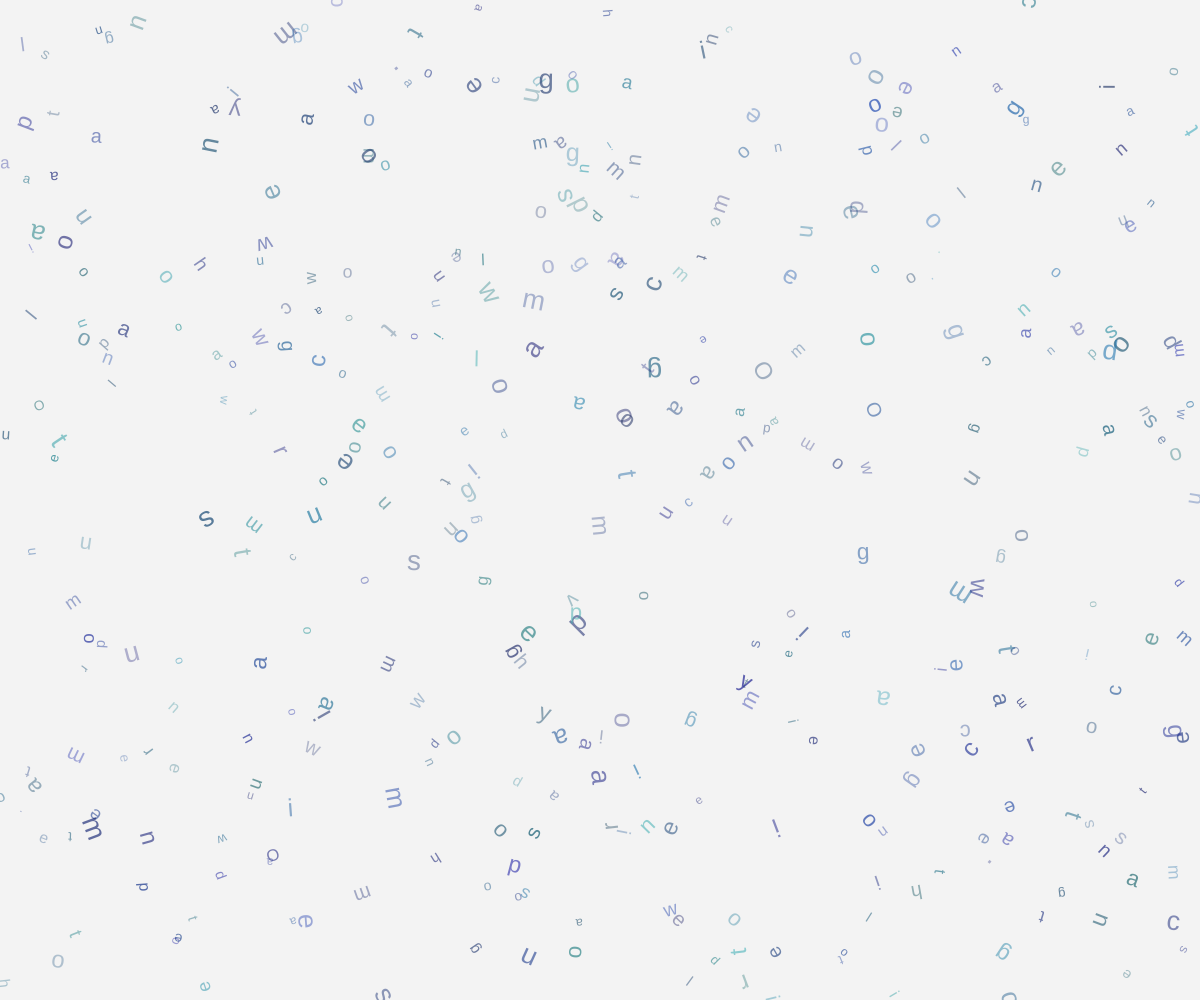
Frame 1 (no input)
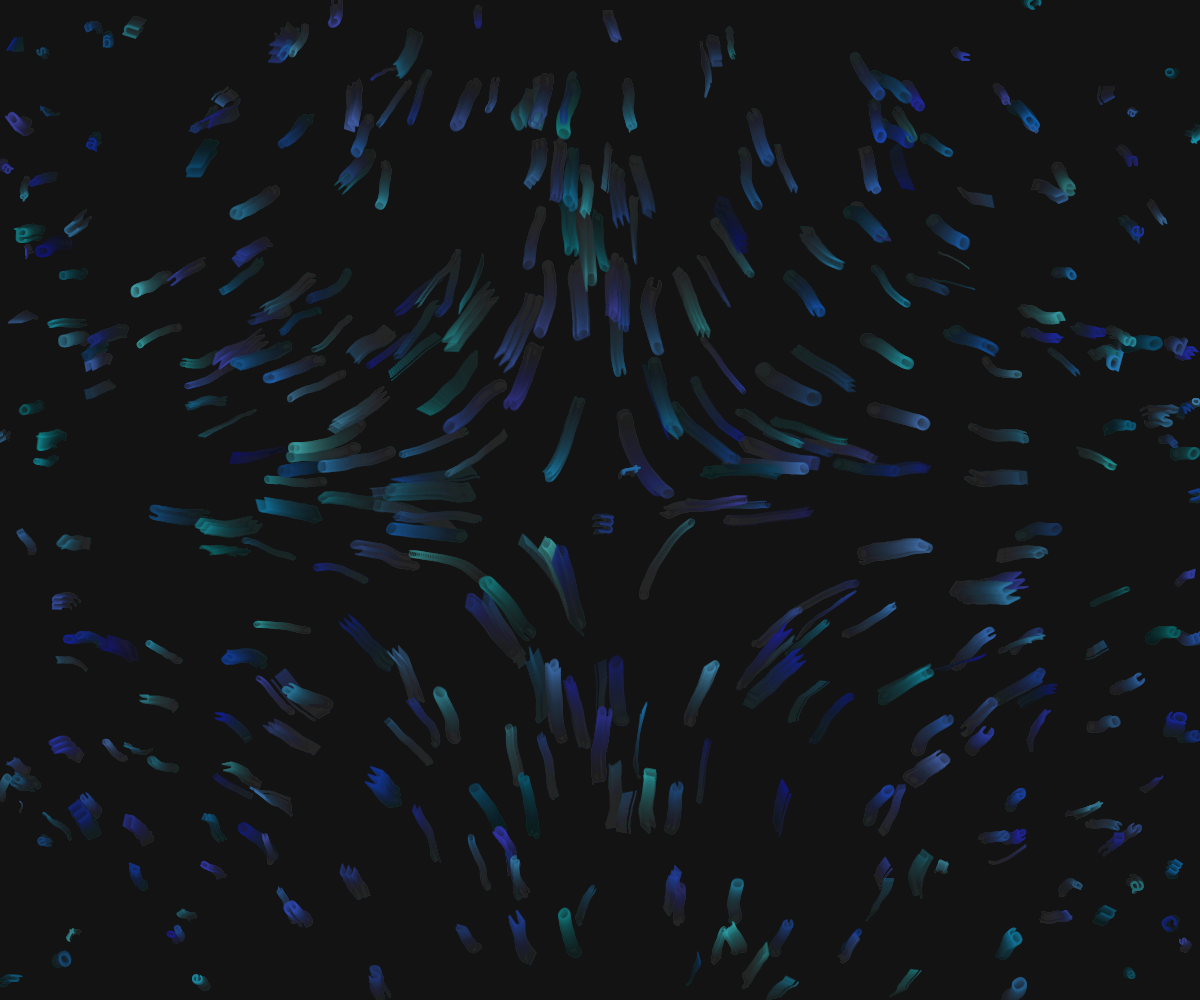
Frame 60 (no input)
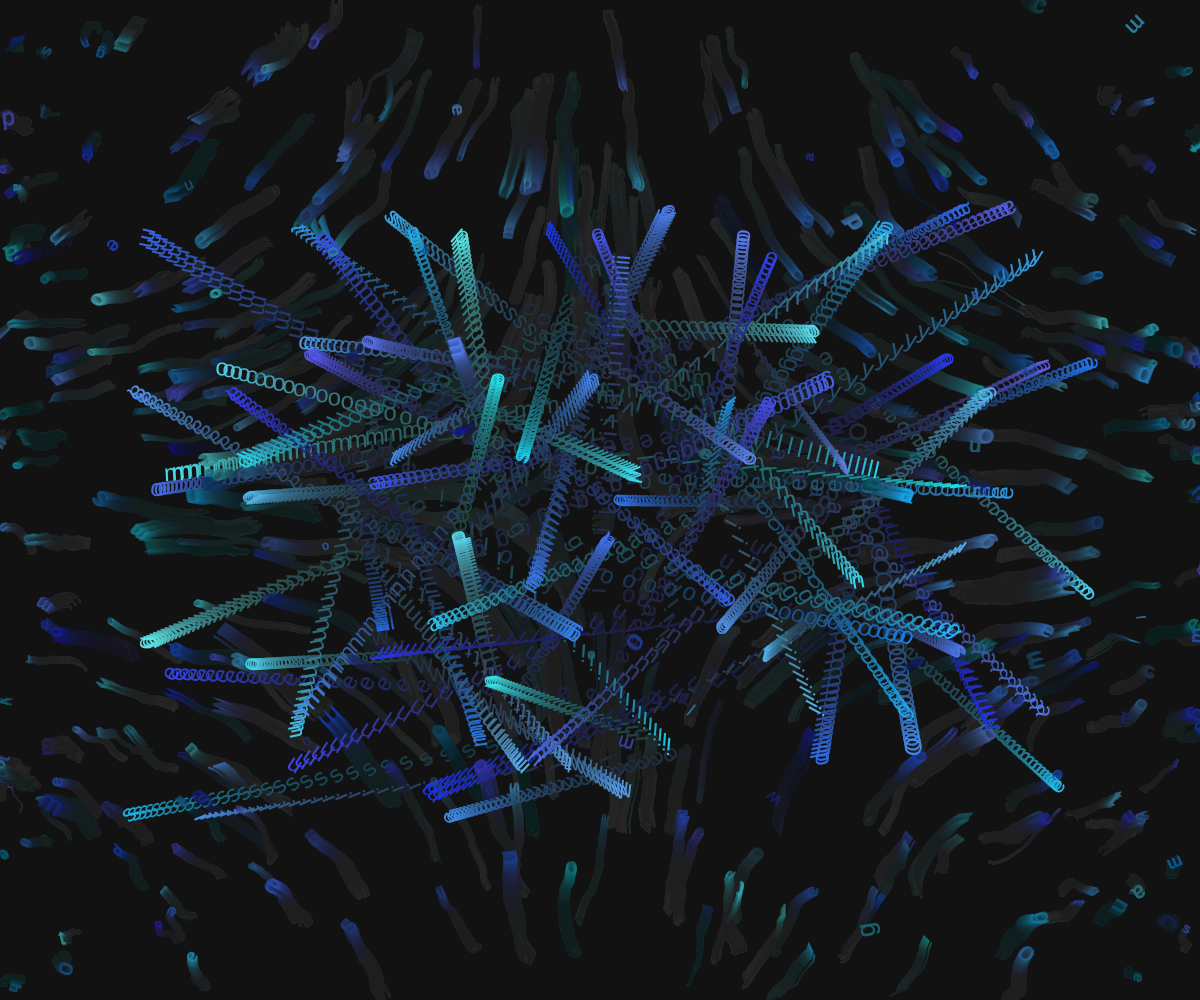
Frame 120 (the mouse pressed at the canvas centre since frame 60)

The p5.js sketch that drew these frames (run headless with seeded random() and noise() and a simulated clock; from frame 60 on, the mouse is pressed at the canvas centre):

// p5.js sketch
// ── sketch.js
let chars = [];
let wakeText = "Once upon a time and a very good time it was there was a moocow coming down along and loa..."; // Shortened for brevity

function setup() {
  createCanvas(windowWidth, windowHeight);
  colorMode(HSB, 360, 100, 100, 1);
  
  // Initialize characters with a vortex pattern
  for (let i = 0; i < 500; i++) {
    chars.push({
      x: random(width),
      y: random(height),
      size: random(12, 28),
      char: random(wakeText.split('')),
      hue: random(180, 240),
      saturation: random(60, 90),
      brightness: random(40, 70),
      alpha: random(0.3, 0.7),
      speedX: 0,
      speedY: 0,
      angle: random(TWO_PI),
      spin: random(-0.02, 0.02),
      life: random(100, 300),
      maxLife: 300,
      solid: false,
      vortex: true,
      targetX: 0,
      targetY: 0
    });
  }
}

function draw() {
  background(0, 0, 10, 0.05);
  
  // Periodically trigger coalescence every 3 seconds
  if (frameCount % 90 === 0) {
    triggerCoalescence();
  }
  
  // Update and draw characters
  for (let i = chars.length - 1; i >= 0; i--) {
    let c = chars[i];
    
    if (!c.solid) {
      // Apply vortex motion
      let centerX = width / 2;
      let centerY = height / 2;
      let dx = c.x - centerX;
      let dy = c.y - centerY;
      let distance = sqrt(dx * dx + dy * dy);
      
      // Vortex effect with decreasing influence as distance increases
      if (distance > 50) {
        let angle = atan2(dy, dx);
        let speed = map(distance, 50, width/2, 0.1, 0.02);
        c.speedX += sin(angle + PI/2) * speed;
        c.speedY += cos(angle + PI/2) * speed;
      }
      
      // Apply movement
      c.x += c.speedX;
      c.y += c.speedY;
      
      // Dampen velocity
      c.speedX *= 0.95;
      c.speedY *= 0.95;
      
      // Add some random motion to keep it organic
      c.speedX += random(-0.1, 0.1);
      c.speedY += random(-0.1, 0.1);
      
      // Rotation
      c.angle += c.spin;
      
      // Bounce off edges
      if (c.x < 0 || c.x > width) c.speedX *= -1;
      if (c.y < 0 || c.y > height) c.speedY *= -1;
    } else {
      // Solid state: move towards target position
      c.x += (c.targetX - c.x) * 0.05;
      c.y += (c.targetY - c.y) * 0.05;
      
      // Fade in and grow
      c.size = lerp(c.size, 24, 0.1);
      c.alpha = lerp(c.alpha, 1.0, 0.1);
    }
    
    // Fade out over time
    if (!c.solid) {
      c.life -= 1;
    }
    
    // Reset if life ends or off-screen
    if (c.life <= 0 || c.x < -50 || c.x > width + 50 || c.y < -50 || c.y > height + 50) {
      chars.splice(i, 1);
      chars.push({
        x: random(width),
        y: random(height),
        size: random(12, 28),
        char: random(wakeText.split('')),
        hue: random(180, 240),
        saturation: random(60, 90),
        brightness: random(40, 70),
        alpha: random(0.3, 0.7),
        speedX: 0,
        speedY: 0,
        angle: random(TWO_PI),
        spin: random(-0.02, 0.02),
        life: random(100, 300),
        maxLife: 300,
        solid: false,
        vortex: true,
        targetX: 0,
        targetY: 0
      });
    }
    
    // Draw character
    push();
    translate(c.x, c.y);
    rotate(c.angle);
    fill(c.hue, c.saturation, c.brightness, c.alpha);
    noStroke();
    textSize(c.size);
    textAlign(CENTER, CENTER);
    text(c.char, 0, 0);
    pop();
  }
}

function triggerCoalescence() {
  // Sort characters by distance to center
  chars.sort((a, b) => {
    let distA = dist(a.x, a.y, width/2, height/2);
    let distB = dist(b.x, b.y, width/2, height/2);
    return distA - distB;
  });
  
  // Arrange first 100 characters in lines
  let lineCount = 5;
  let charsPerLine = 20;
  let lineHeight = height / (lineCount + 1);
  
  for (let i = 0; i < 100 && i < chars.length; i++) {
    let c = chars[i];
    let lineIndex = Math.floor(i / charsPerLine);
    let charIndex = i % charsPerLine;
    
    if (lineIndex < lineCount) {
      c.solid = true;
      c.targetX = (width / charsPerLine) * charIndex + width / (charsPerLine * 2);
      c.targetY = lineHeight * (lineIndex + 1);
      
      // Increase size and brightness for legibility
      c.size = 24;
      c.alpha = 1.0;
      c.brightness = 90;
    }
  }
}

function windowResized() {
  resizeCanvas(windowWidth, windowHeight);
}
